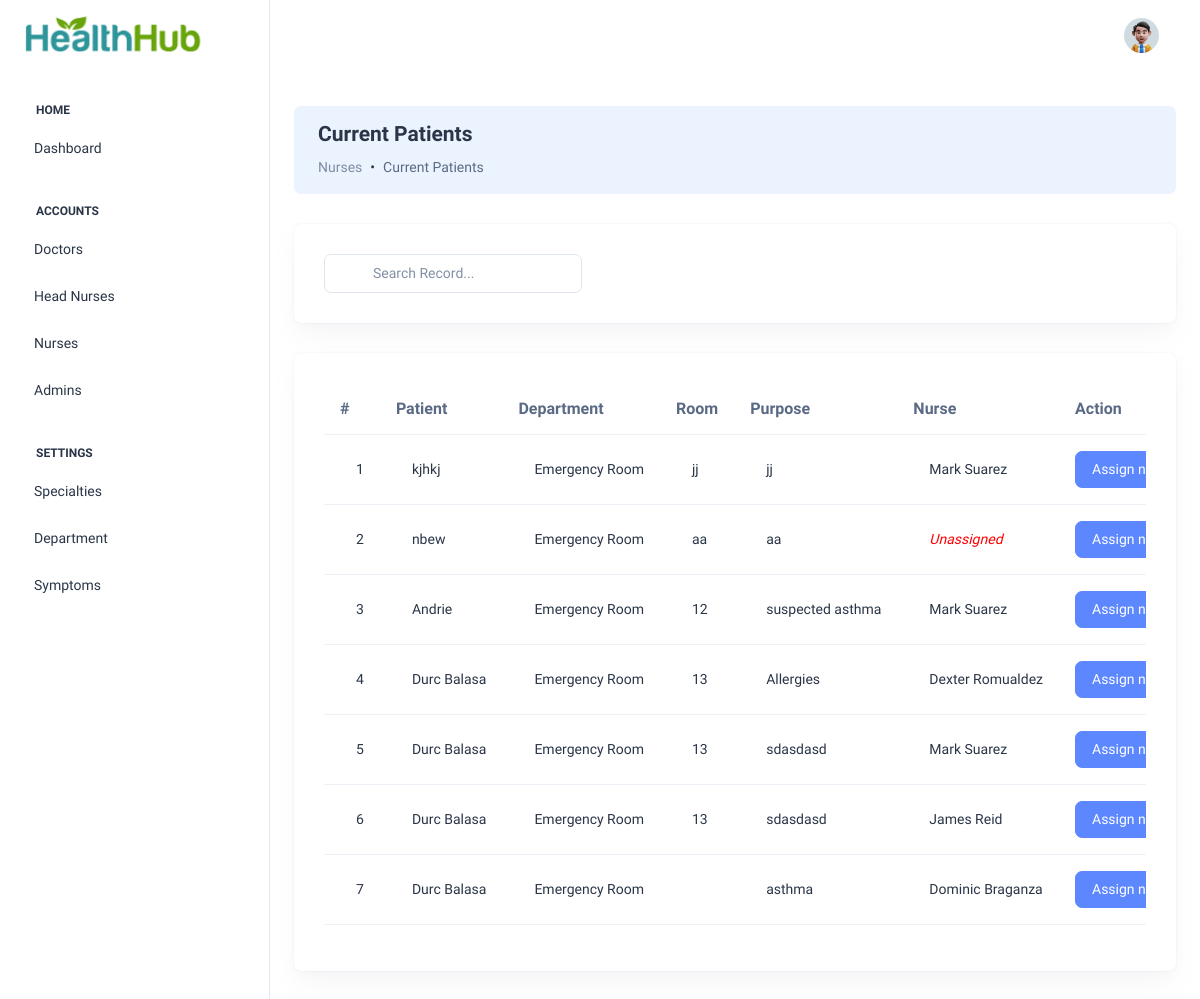
/pages/current-patients.php (signed in), run on the app's committed database.
### tables this page shows
CREATE TABLE `medical_record` (
  `Id` int(11) NOT NULL AUTO_INCREMENT,
  `patientId` int(11) DEFAULT NULL,
  `doctorId` int(11) DEFAULT NULL,
  `reasonForAdmission` varchar(255) DEFAULT NULL,
  `allergies` varchar(255) DEFAULT NULL,
  `medications` varchar(255) DEFAULT NULL,
  `bloodType` varchar(255) DEFAULT NULL,
  `symptomId` int(11) DEFAULT NULL,
  `doctorsOrders` text,
  `dateAdded` date DEFAULT NULL,
  `status` varchar(255) DEFAULT 'Admitted',
  `room` varchar(255) DEFAULT NULL,
  `departmentId` int(11) DEFAULT NULL,
  `nurseId` int(11) DEFAULT NULL,
  PRIMARY KEY (`Id`)
);

CREATE TABLE `patient` (
  `Id` int(11) NOT NULL AUTO_INCREMENT,
  `fullName` varchar(255) DEFAULT NULL,
  `dob` date DEFAULT NULL,
  `gender` varchar(255) DEFAULT NULL,
  `address` text,
  `city` varchar(255) DEFAULT NULL,
  `phoneNumber` varchar(255) DEFAULT NULL,
  `email` varchar(255) DEFAULT NULL,
  `emergencyContactName` varchar(255) DEFAULT NULL,
  `relationship` varchar(255) DEFAULT NULL,
  `emergencyPhoneNumber` varchar(255) DEFAULT NULL,
  `insuranceProvider` varchar(255) DEFAULT NULL,
  `policyNumber` varchar(255) DEFAULT NULL,
  `groupNumber` varchar(255) DEFAULT NULL,
  `subscriberName` varchar(255) DEFAULT NULL,
  `subscriberDob` varchar(255) DEFAULT NULL,
  `subscriberId` varchar(255) DEFAULT NULL,
  `status` varchar(255) DEFAULT 'Admitted',
  PRIMARY KEY (`Id`)
);

CREATE TABLE `department` (
  `Id` int(11) NOT NULL AUTO_INCREMENT,
  `name` varchar(255) DEFAULT NULL,
  PRIMARY KEY (`Id`)
);

CREATE TABLE `account` (
  `Id` tinyint(11) NOT NULL AUTO_INCREMENT,
  `username` varchar(100) NOT NULL DEFAULT '',
  `password` varchar(100) NOT NULL,
  `firstName` varchar(150) DEFAULT NULL,
  `lastName` varchar(150) DEFAULT NULL,
  `status` varchar(255) DEFAULT 'Inactive',
  `role` varchar(20) DEFAULT 'Customer',
  `dateAdded` date DEFAULT NULL,
  `drSpecialtyId` int(11) DEFAULT NULL,
  `nHeadNurseId` int(11) DEFAULT NULL,
  `departmentId` int(11) DEFAULT NULL,
  `shift` varchar(150) DEFAULT NULL,
  `daysOfWork` varchar(150) DEFAULT NULL,
  PRIMARY KEY (`Id`)
);

### config/Models.php (called while the page is built, shortened)
<?php
include "CRUD.php";
function account() {
	$crud = new CRUD;
	$crud->table = "account";
	return $crud;
}
function department() {
	$crud = new CRUD;
	$crud->table = "department";
	return $crud;
}
function patient() {
	$crud = new CRUD;
	$crud->table = "patient";
	return $crud;
}
function medical_record() {
	$crud = new CRUD;
	$crud->table = "medical_record";
	return $crud;
}
?>

### config/CRUD.php (called while the page is built)
<?php class CRUD{var $table;var $obj=array();function arrayToQuery($query){$query_array=array();foreach($query as $key=>$key_value){if($key_value=="NOW()"){$query_array[]="$key=$key_value";}else{$query_array[]="$key='".htmlspecialchars($key_value,ENT_QUOTES)."'";}}return implode(', ',$query_array);}function list($query=""){$query=$query?"where ".$query:"";$db=Database::connect();$pdo=$db->prepare("select * from $this->table $query");$pdo->execute();$result=$pdo->fetchAll(PDO::FETCH_OBJ);Database::disconnect();return $result;}function count($query=""){$query=$query?"where ".$query:"";$db=Database::connect();$pdo=$db->prepare("select * from $this->table $query");$pdo->execute();Database::disconnect();return $pdo->rowCount();}function get($args){$db=Database::connect();$pdo=$db->prepare("select * from $this->table where $args");$pdo->execute();$result=$pdo->fetch(PDO::FETCH_OBJ);Database::disconnect();return $result;}function create(){$object=$this->arrayToQuery($this->obj);$db=Database::connect();$pdo=$db->prepare("insert into $this->table set $object");$pdo->execute();Database::disconnect();}function update($args){$object=$this->arrayToQuery($this->obj);$db=Database::connect();$pdo=$db->prepare("update $this->table set $object where $args");$pdo->execute();Database::disconnect();}function delete($args){$db=Database::connect();$pdo=$db->prepare("delete from $this->table where $args");$pdo->execute();Database::disconnect();}} ?>

### pages/current-patients.php (the view, shortened to what this page needs)
<?php
  $ROOT_DIR="../";
  include $ROOT_DIR . "templates/header.php";
  $mr_list = medical_record()->list("status='Admitted' order by Id desc");
?>
<br>
      <div class="card bg-light-info shadow-none position-relative overflow-hidden">
        <div class="card-body px-4 py-3">
          <div class="row align-items-center">
            <div class="col-9">
              <h4 class="fw-semibold mb-8">Current Patients</h4>
              <nav aria-label="breadcrumb">
                <ol class="breadcrumb">
                  <li class="breadcrumb-item"><a class="text-muted " href="">Nurses</a></li>
                  <li class="breadcrumb-item" aria-current="page">Current Patients</li>
                </ol>
              </nav>
            </div>
          </div>
        </div>
      </div>
      <div class="widget-content searchable-container list">
        <div class="card card-body">
          <div class="row">
            <div class="col-md-4 col-xl-3">
              <form class="position-relative">
                <input type="text" class="form-control product-search ps-5" id="input-search" placeholder="Search Record..." />
                <i class="ti ti-search position-absolute top-50 start-0 translate-middle-y fs-6 text-dark ms-3"></i>
              </form>
            </div>
          </div>
        </div>
        <div class="card card-body">
          <div class="table-responsive">
            <table class="table search-table align-middle text-nowrap">
              <thead class="header-item">
                <th>#</th>
                <th>Patient</th>
                <th>Department</th>
                <th>Room</th>
                <th>Purpose</th>
                <th>Nurse</th>
                <th width="10%">Action</th>
              </thead>
              <tbody>
                <?php
                $count = 0;
                foreach ($mr_list as $row):
                  $patient = patient()->get("Id=$row->patientId");
                  $dep = department()->get("Id=$row->departmentId");
                  $count += 1;
                  if ($row->nurseId!="") {
                    $n = account()->get("Id=$row->nurseId");
                    $nurse = $n->firstName . " " . $n->lastName;
                  }
                  else{
                    $nurse = "<i style='color:red'>Unassigned</i>";
                  }
                   ?>
                <tr class="search-items">
                  <td>
                    <div class="d-flex align-items-center">
                      <div class="ms-3">
                        <div class="user-meta-info">
                          <h6 class="user-name mb-0"
                          ><?=$count;?></h6>
                        </div>
                      </div>
                    </div>
                  </td>
                    <td>
                      <div class="d-flex align-items-center">
                        <div class="ms-3">
                          <div class="user-meta-info">
                            <h6 class="user-name mb-0"
                            ><?=$patient->fullName;?></h6>
                          </div>
                        </div>
                      </div>
                    </td>
                      <td>
                        <div class="d-flex align-items-center">
                          <div class="ms-3">
                            <div class="user-meta-info">
                              <h6 class="user-name mb-0"
                              ><?=$dep->name;?></h6>
                            </div>
                          </div>
                        </div>
                      </td>
                        <td>
                          <div class="d-flex align-items-center">
                            <div class="ms-3">
                              <div class="user-meta-info">
                                <h6 class="user-name mb-0"
                                ><?=$row->room?></h6>
                              </div>
                            </div>
                          </div>
                        </td>
                          <td>
                            <div class="d-flex align-items-center">
                              <div class="ms-3">
                                <div class="user-meta-info">
                                  <h6 class="user-name mb-0"
                                  ><?=$row->reasonForAdmission;?></h6>
                                </div>
                              </div>
                            </div>
                          </td>
                            <td>
                              <div class="d-flex align-items-center">
                                <div class="ms-3">
                                  <div class="user-meta-info">
                                    <h6 class="user-name mb-0"
                                    ><?=$nurse;?></h6>
                                  </div>
                                </div>
                              </div>
                            </td>
                  <td>
                    <div class="action-btn">
                      <button type="button" class="btn btn-primary" data-bs-toggle="modal" data-bs-target="#exampleModal<?=$row->Id?>">
                        Assign nurse
                      </button>
                    </div>
                  </td>
                </tr>
              <?php endforeach; ?>
              </tbody>
            </table>
          </div>
        </div>
      </div>
  <?php include $ROOT_DIR . "templates/footer.php"; ?>

### data on the page
medical_record: patientId.fullName "kjhkj", departmentId.name "Emergency Room", room "jj", reasonForAdmission "jj", account.firstName+lastName "Mark Suarez"
medical_record: patientId.fullName "nbew", departmentId.name "Emergency Room", room "aa", reasonForAdmission "aa", shows "Unassigned"
medical_record: patientId.fullName "Andrie", departmentId.name "Emergency Room", room "12", reasonForAdmission "suspected asthma", account.firstName+lastName "Mark Suarez"
medical_record: patientId.fullName "Durc Balasa", departmentId.name "Emergency Room", room "13", reasonForAdmission "Allergies", account.firstName+lastName "Dexter Romualdez"
medical_record: patientId.fullName "Durc Balasa", departmentId.name "Emergency Room", room "13", reasonForAdmission "sdasdasd", account.firstName+lastName "Mark Suarez"
medical_record: patientId.fullName "Durc Balasa", departmentId.name "Emergency Room", room "13", reasonForAdmission "sdasdasd", account.firstName+lastName "James Reid"
medical_record: patientId.fullName "Durc Balasa", departmentId.name "Emergency Room", reasonForAdmission "asthma", account.firstName+lastName "Dominic Braganza"
